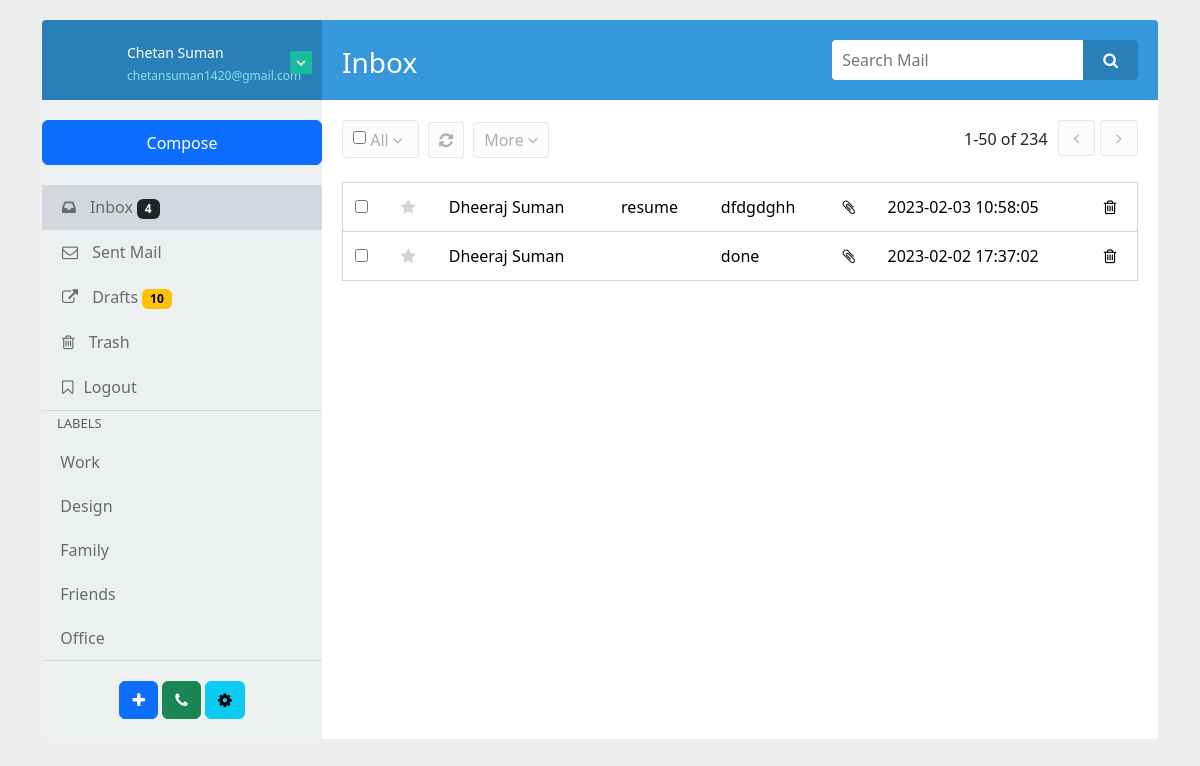
/index.php (signed in), run on the app's committed database.
### tables this page shows
CREATE TABLE `composetable` (
  `sno` int(11) NOT NULL,
  `sender` varchar(50) NOT NULL,
  `receiver` varchar(50) NOT NULL,
  `cc` varchar(255) NOT NULL,
  `subject` varchar(100) NOT NULL,
  `message` varchar(255) NOT NULL,
  `attachment` varchar(255) NOT NULL,
  `status` int(1) NOT NULL,
  `date` datetime NOT NULL DEFAULT current_timestamp()
);

CREATE TABLE `registeruser` (
  `sno.` int(255) NOT NULL,
  `name` varchar(50) NOT NULL,
  `email` varchar(50) NOT NULL,
  `password` varchar(50) NOT NULL,
  `date` datetime NOT NULL DEFAULT current_timestamp()
);

### index.php (the view, shortened to what this page needs)
<!DOCTYPE html>
<html>
<head>
   <link href="https://cdn.jsdelivr.net/npm/bootstrap@5.2.3/dist/css/bootstrap.min.css" rel="stylesheet">
   <link href="https://maxcdn.bootstrapcdn.com/font-awesome/4.3.0/css/font-awesome.min.css" rel="stylesheet">
   <link rel="stylesheet" type="text/css" href="css/index.css">
</head>
<body>
</body>
<div class="container bootstrap snippets bootdeys">
<div class="row">
    <div class="col-lg-12">
        <div class="box">
            <div class="mail-box">
                <aside class="sm-side">
                    <div class="user-head">
                        <a href="javascript:;" class="inbox-avatar">
                        </a>
                        <div class="user-name">
                            <h5><a href="#"><?php echo ucwords($_SESSION['name']);?></a></h5>
                            <span><a href="#"><?php echo $_SESSION['email'];?></a></span>
                        </div>
                        <a href="#" class="">
                            <div class="dropdown">
                              <a class="btn mail-dropdown pull-right" href="#" role="button" data-bs-toggle="dropdown" aria-expanded="false">
                              <i class="fa fa-chevron-down"></i>
                              </a>
                            </div>
                        </a>
                    </div>
                   <?php require "compose.php";?>
                    <ul class="nav inbox-nav inbox-divider">
                        <li class="active nav-item">
                            <a href="index.php" class="nav-link"><i class="fa fa-inbox"></i> Inbox
                            <span class="badge text-bg-dark">4</span>
                            </a>
                        </li>
                        <li>
                            <a href="sentemail.php"><i class="fa fa-envelope-o"></i> Sent Mail</a>
                        </li>
                        <li>
                            <a href="draftemail.php"><i class=" fa fa-external-link"></i> Drafts
                            <span class="badge text-bg-warning">10</span>
                            </a>
                        </li>
                        <li>
                            <a href="trash.php"><i class=" fa fa-trash-o"></i> Trash</a>
                        </li>
                        <li>
                            <a href="logout.php"><i class="fa fa-bookmark-o"></i>Logout</a>
                        </li>
                    </ul>
                    <ul class="nav nav-pills nav-stacked labels-info inbox-divider">
                        <li> <h4>Labels</h4> </li>
                        <li> <a href="#">&nbsp&nbspWork </a> </li>
                        <li> <a href="#">&nbsp&nbspDesign </a> </li>
                        <li> <a href="#">&nbsp&nbspFamily </a> </li>
                        <li> <a href="#">&nbsp&nbspFriends </a> </li>
                        <li> <a href="#">&nbsp&nbspOffice </a> </li>
                    </ul>
                    <div class="inbox-body text-center">
                        <div class="btn-group">
                            <a href="javascript:;" class="btn mini btn-primary" data-original-title="" title="">
                                <i class="fa fa-plus"></i>
                            </a>
                        </div>
                        <div class="btn-group">
                            <a href="javascript:;" class="btn mini btn-success" data-original-title="" title="">
                                <i class="fa fa-phone"></i>
                            </a>
                        </div>
                        <div class="btn-group">
                            <a href="javascript:;" class="btn mini btn-info" data-original-title="" title="">
                                <i class="fa fa-cog"></i>
                            </a>
                        </div>
                    </div>
                </aside>
                <aside class="lg-side">
                <div class="inbox-head">
                    <h3>Inbox</h3>
                    <form class="pull-right position" action="#">
                        <div class="input-append">
                            <input type="text" placeholder="Search Mail" class="sr-input">
                            <button type="button" class="btn sr-btn" data-original-title="" title=""><i class="fa fa-search"></i></button>
                        </div>
                    </form>
                </div>
                <div class="inbox-body">
                <div class="mail-option">
                    <div class="chk-all">
                        <input type="checkbox" class="mail-checkbox mail-group-checkbox">
                        <div class="btn-group dropdown">
                            <a class="btn mini all" id="dropdownMenuButton1" data-bs-toggle="dropdown" aria-expanded="false">
                                All
                                <i class="fa fa-angle-down "></i>
                            </a>
                        </div>
                    </div>
                    <div class="btn-group">
                        <a class="btn mini tooltips" href="#" data-toggle="dropdown" data-placement="top" data-original-title="Refresh">
                            <i class=" fa fa-refresh"></i>
                        </a>
                    </div>
                    <div class="btn-group dropdown">
                         <a class="btn mini" id="dropdownMenuButton1" data-bs-toggle="dropdown" aria-expanded="false">
                            More
                            <i class="fa fa-angle-down "></i>
                        </a>
                    </div>
                    <ul class="unstyled inbox-pagination">
                        <li><span>1-50 of 234</span></li>
                        <li>
                            <a href="#" class="np-btn"><i class="fa fa-angle-left  pagination-left"></i></a>
                        </li>
                        <li>
                            <a href="#" class="np-btn"><i class="fa fa-angle-right pagination-right"></i></a>
                        </li>
                    </ul>
                </div>
                <table class="table table-inbox table-hover">
                <tbody>
                <?php
                require "partials/connect.php";
                $email = $_SESSION['email'];
                $sql = "SELECT * FROM composetable WHERE receiver ='$email' AND status=1 ORDER BY `date` DESC";
                $result = mysqli_query($conn, $sql);
                $num = mysqli_num_rows($result);
                if ($num >0){
                   while ($row = mysqli_fetch_assoc($result)) {
                    $semail = $row['sender'];
                    $sql1 = "SELECT name FROM registeruser WHERE email='$semail'";
                    $result1 = mysqli_query($conn , $sql1);
                    $row1 = mysqli_fetch_assoc($result1);
                    echo '<tr class="">
                    <td class="inbox-small-cells">
                        <input type="checkbox" class="mail-checkbox">
                    </td>
                    <td class="inbox-small-cells"><i class="fa fa-star"></i></td>
                    <td class="view-message  dont-show"><a href="viewemail.php?sno='.$row['sno'].'">'.ucwords($row1['name']).'</a></td>
                     <td class="view-message "><a href="viewemail.php">'.$row['subject'].'</a></td>
                    <td class="view-message "><a href="viewemail.php">'.substr($row['message'],0, 20).'</a></td>
                    <td class="view-message  inbox-small-cells"><i class="fa fa-paperclip"></i></td>
                    <td class="view-message  text-right"><a href="viewemail.php">'.$row['date'].'</a></td>
                    <td class="view-message  text-right"><a href="indexupdate.php?sno='.$row['sno'].'"><i class="fa fa-trash-o"></a></td>
                </tr>';
                    }
                }
                ?>
                </tbody>
                </table>
                </div>
                </aside>
            </div>
        </div>
    </div>
</div>
</div>
</body>
</html>

### compose.php (shortened to what this page needs)
<!DOCTYPE html>
<html>
<head>
	<link href="https://maxcdn.bootstrapcdn.com/font-awesome/4.3.0/css/font-awesome.min.css" rel="stylesheet">
   <link href="https://cdn.jsdelivr.net/npm/bootstrap@5.3.0-alpha1/dist/css/bootstrap.min.css" rel="stylesheet">
    <link rel="stylesheet" type="text/css" href="css/index.css">
</head>
<body>
<div class="compose" style="text-align: center; margin-top: 20px; margin-bottom: 20px; ">
<button type="button" style="width:280px; height: 45px;" class="btn btn-primary" data-bs-toggle="modal" data-bs-target="#exampleModal" data-bs-whatever="@getbootstrap">Compose</button>
</div>
</body>
</html>

### css/index.css (style rules this page uses)
body { margin-top:20px; background:#eee; }
a, a:hover { text-decoration: none; }
.mail-box .nav { display: block; }
.mail-box aside { display: table-cell; float: none; height: 100%; padding: 0; vertical-align: top; }
.mail-box .sm-side { width: 25%; background: #ecf0f1; border-radius: 4px 0 0 4px; -webkit-border-radius: 4px 0 0 4px; }
.mail-box .lg-side { width: 75%; background: #fff; border-radius: 0px 4px 4px 0; -webkit-border-radius: 0px 4px 4px 0; }
.mail-box .sm-side .user-head { background: #2980b9; border-radius: 4px 0px 0px 0; -webkit-border-radius: 4px 0px 0px 0; padding: 10px; color: #fff; min-height: 80px; }
.view-message a { color: #000; }
.user-head .inbox-avatar { width: 65px; float: left; }
.user-head .user-name { display: inline-block; margin:0 0 0 10px; }
.user-head .user-name h5 { font-size: 14px; margin-top: 15px; margin-bottom: 0; font-weight: 300; }
.user-head .user-name h5 a { color: #fff; }
.user-head .user-name span a { font-size: 12px; color: #87e2e7; }
a.mail-dropdown { background: #1abc9c; padding:3px 5px; font-size: 10px; color: #ddd; border-radius: 2px; margin-top: -35px; }
.inbox-body { padding: 20px; }
ul.inbox-nav { display: inline-block; width: 100%; margin: 0; padding: 0; }
.inbox-divider { border-bottom: 1px solid #d5d8df; }
ul.inbox-nav li { display: inline-block; line-height: 45px; width: 100%; }
ul.inbox-nav li a { color: #6a6a6a; line-height: 45px; width: 100%; display: inline-block; padding: 0 20px; }
ul.inbox-nav li a:hover, ul.inbox-nav li.active a, ul.inbox-nav li a:focus { color: #6a6a6a; background: #d5d7de; }
ul.inbox-nav li a i { padding-right: 10px; font-size: 16px; color: #6a6a6a; }
ul.labels-info li h4 { padding-left:15px; padding-right:15px; padding-top: 5px; color: #5c5c5e; font-size: 13px; text-transform: uppercase; }
ul.labels-info li { margin: 0; }
ul.labels-info li a { color: #6a6a6a; border-radius: 0; display: block; padding: 10px 10px; }
.inbox-head { padding:20px; background: #3498db; color: #fff; border-radius: 0 4px 0 0; -webkit-border-radius: 0 4px 0 0; min-height: 80px; }
.inbox-head h3 { margin: 0; display: inline-block; padding-top: 6px; font-weight: 300; }
.inbox-head .sr-input { height: 40px; border: none; box-shadow: none; padding: 0 10px; float: left; border-radius: 4px 0 0 4px; color: #8a8a8a; }
.inbox-head .sr-btn { height: 40px; border: none; background: #2980b9; color: #fff; padding: 0 20px; border-radius: 0 4px 4px 0; -webkit-border-radius: 0 4px 4px 0; }
.table-inbox { border: 1px solid #d3d3d3; margin-bottom: 0; }
.table-inbox tr td { padding: 12px !important; }
.table-inbox tr td .fa-star { color: #d5d5d5; }
ul.inbox-pagination { float: right; list-style: none; }
ul.inbox-pagination li { float: left; }
.mail-option { display: inline-block; margin-bottom: 10px; width: 100%; }
.mail-option .chk-all, .mail-option .btn-group { margin-right: 5px; }
.mail-option .chk-all, .mail-option .btn-group a.btn { border: 1px solid #e7e7e7; padding: 5px 10px; display: inline-block; background: #fcfcfc; color: #afafaf; border-radius: 3px !important; -webkit-border-radius: 3px !important; }
.inbox-pagination a.np-btn { border: 1px solid #e7e7e7; padding: 5px 15px; display: inline-block; background: #fcfcfc; color: #afafaf; border-radius: 3px !important; -webkit-border-radius: 3px !important; }
.mail-option .chk-all input[type=checkbox] { margin-top: 0; }
.mail-option .btn-group a.all { padding: 0; border: none; }
.inbox-pagination a.np-btn { margin-left: 5px; }
.inbox-pagination li span { display: inline-block; margin-top: 7px; margin-right: 5px; }

### data on the page
composetable: registeruser.name "Dheeraj Suman", subject "resume", message "dfdgdghh", date "2023-02-03 10:58:05"
composetable: registeruser.name "Dheeraj Suman", message "done", date "2023-02-02 17:37:02"

### other printed values
$_SESSION['name'] "Chetan Suman"
$_SESSION['email'] "chetansuman1420@gmail.com"
